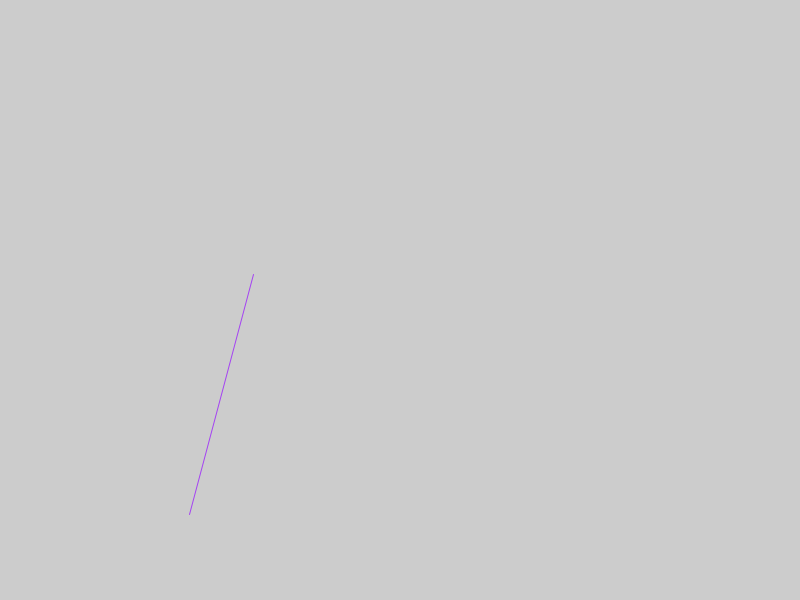
Frame 1 (no input)
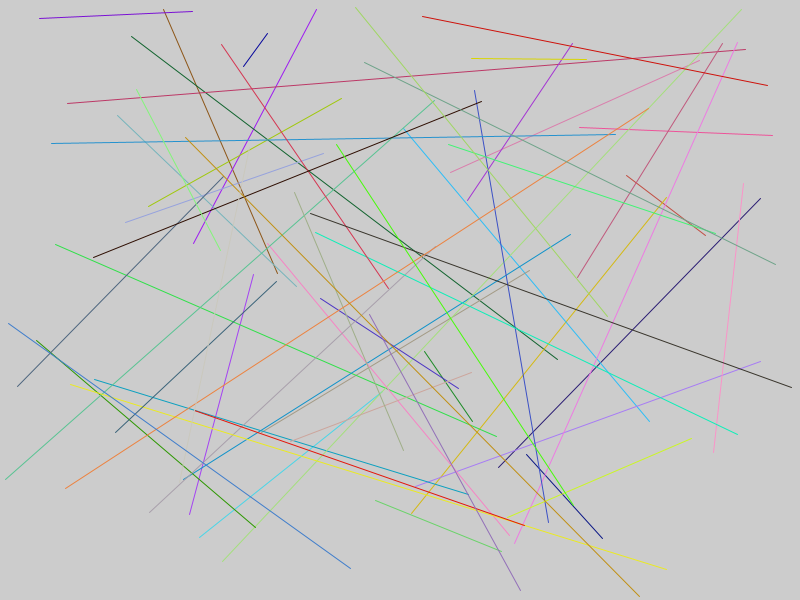
Frame 60 (the mouse pressed at the canvas centre just before this capture)
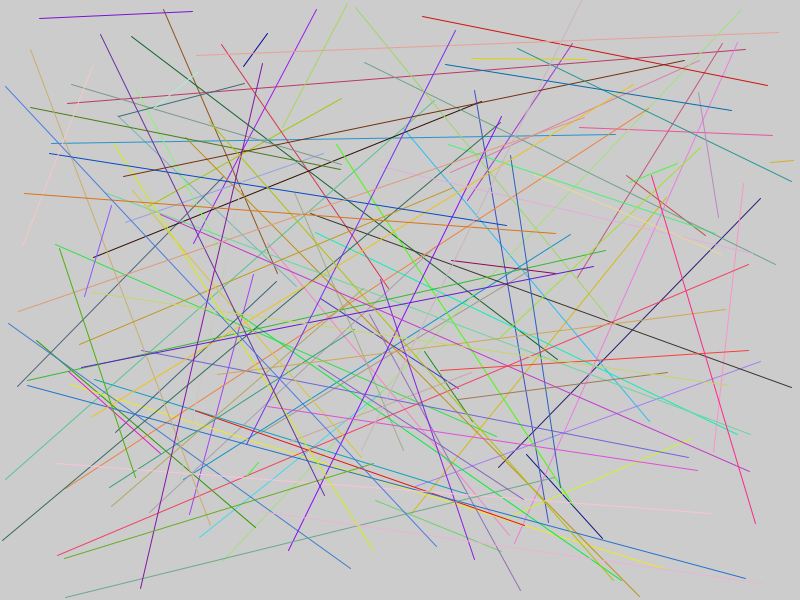
Frame 120 (the mouse held since frame 60 and released just before this capture)

The Processing sketch that drew these frames (run headless with seeded random() and noise(); from frame 60 on, the mouse is pressed at the canvas centre):

// Processing sketch: CCRS_09_RANDOM_03
// ── CCRS_09_RANDOM_03.pde
// @DHDPIC

// random

void setup() {
  size(800,600);
}

void draw() {
  // make the stroke color a random color
  stroke(random(255),random(255),random(255));
  // draw a line from random start position to random end position
  line(random(width),random(height),random(width),random(height));
}
